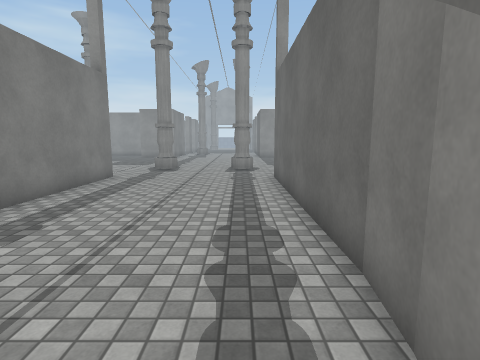
[1] (above)

24 first-person views from a walk through a scene from a Unity 3-D project. The camera is 1.5 m above the floor, tilts 8° down and sees 80° across. The floor is counted in squares, 1 m on a side. Each view is taken from the middle of a square. On the plan, view 1 faces up. The plan holds only what a view shows up to about 14 squares ahead; the rest is blank. The place goes on beyond the plan. The player is left out. Door leaves are left out, so doorways stand open. Surface patterns are stand-ins for the level's own textures.

[2]
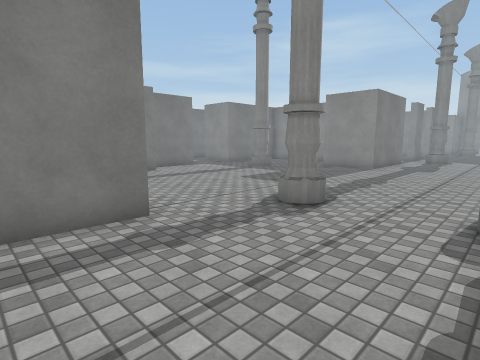

[3]
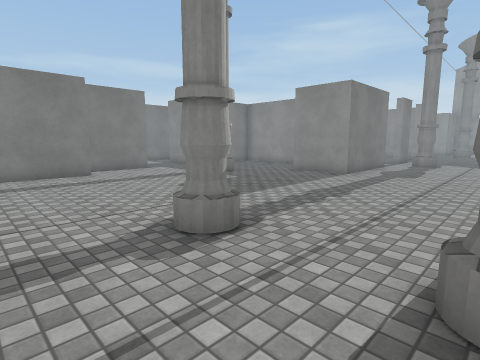

[4]
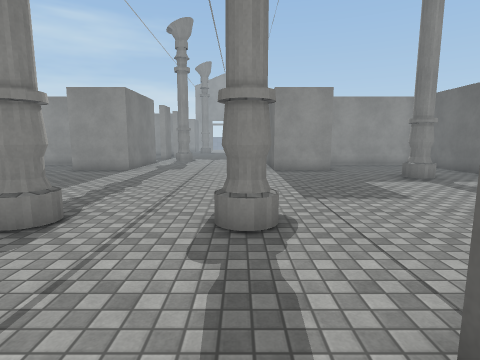

[5]
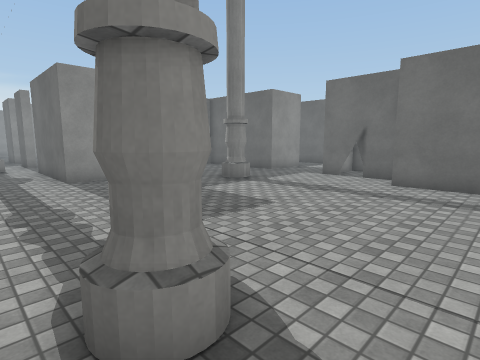

[6]
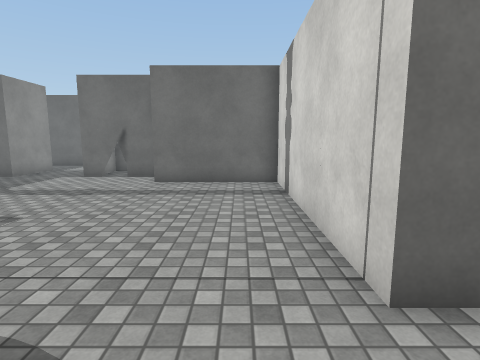

[7]
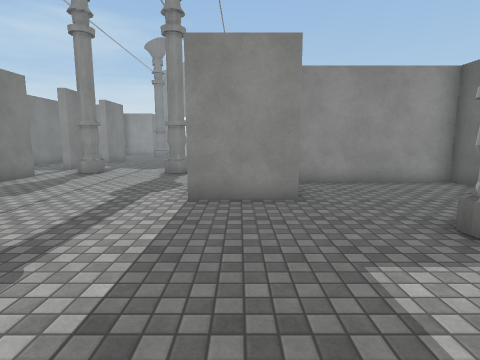

[8]
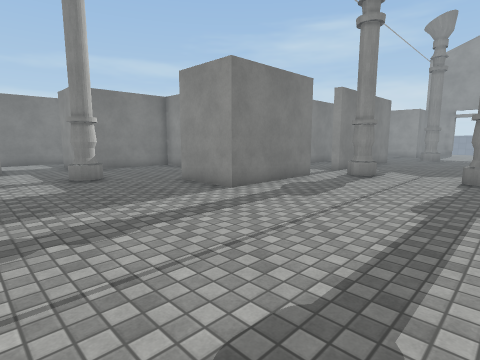

[9]
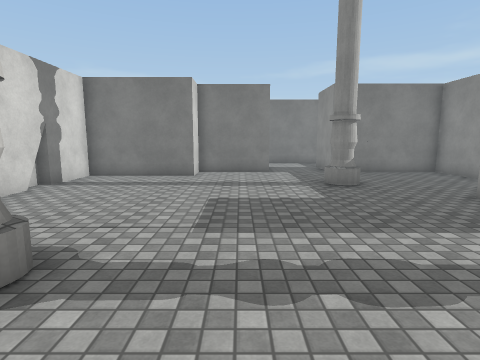

[10]
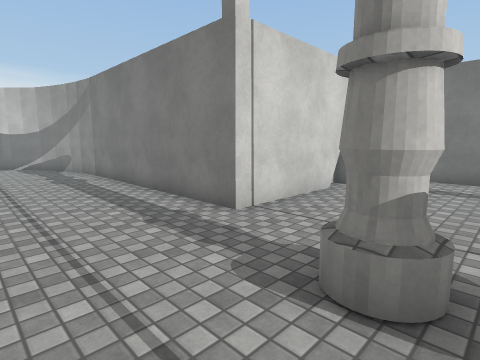

[11]
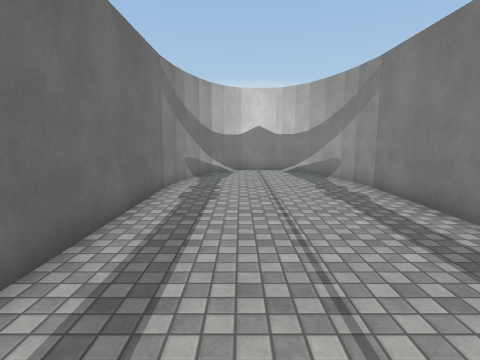

[12]
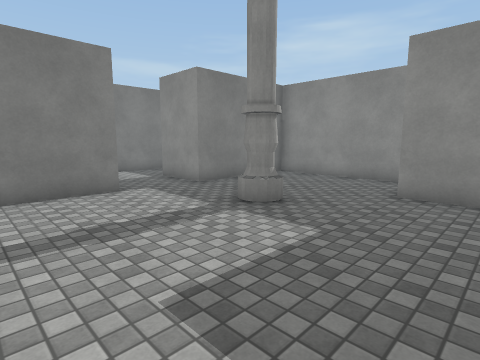

[13]
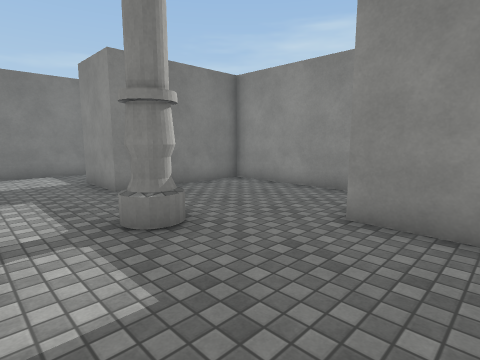

[14]
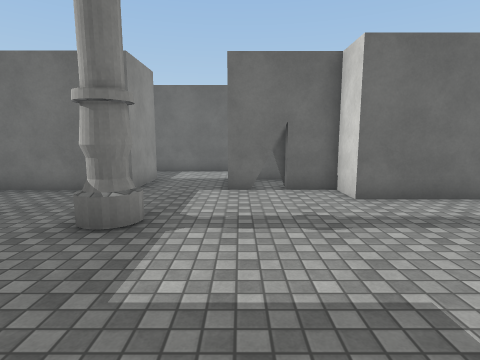

[15]
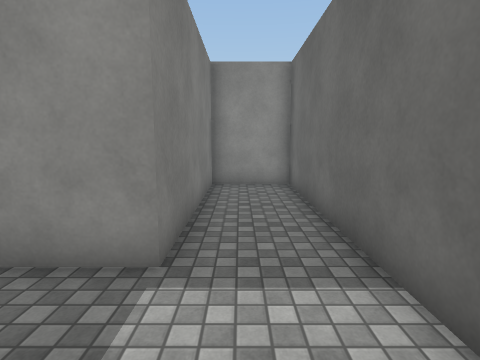

[16]
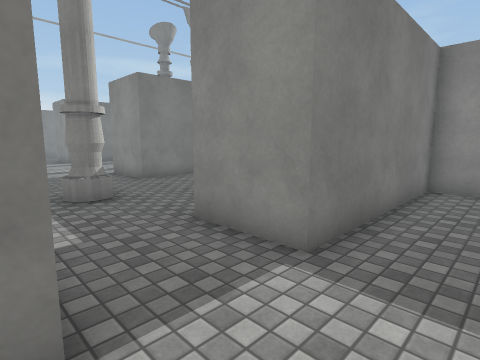

[17]
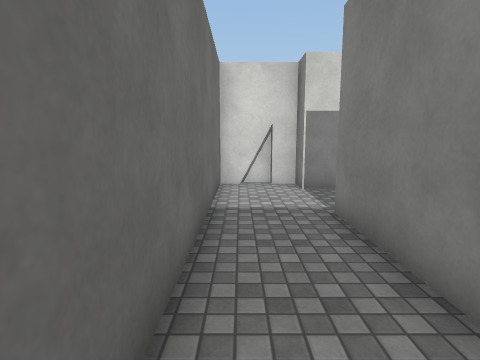

[18]
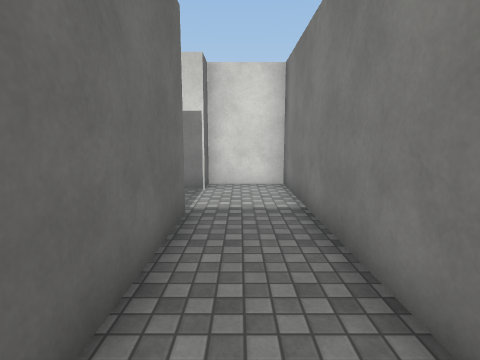

[19]
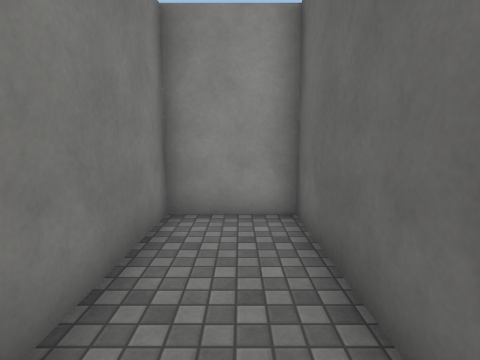

[20]
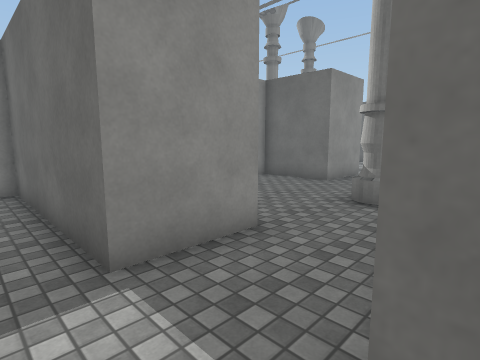

[21]
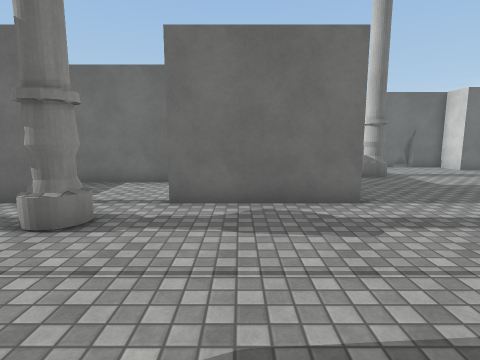

[22]
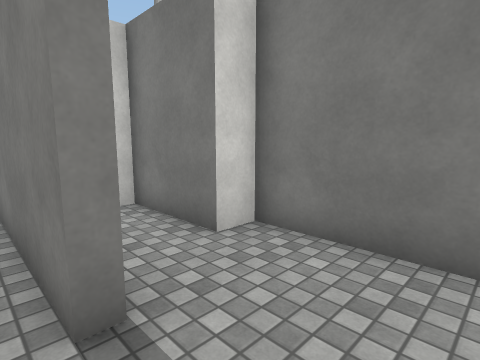

[23]
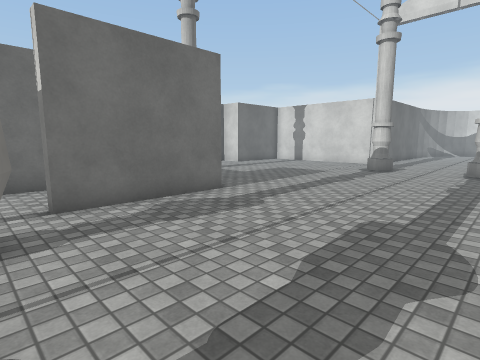

[24]
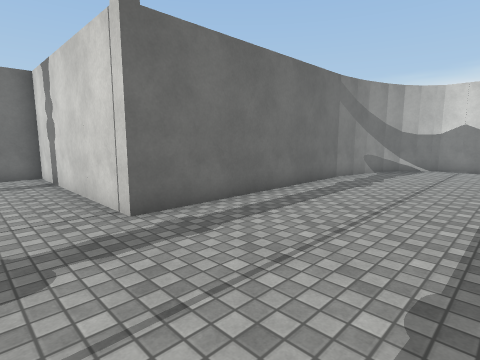

### Floor plan
Key: @ floor where view 1 was taken; # wall or solid block; x gap in a wall; . floor; = window, fence, low wall or low ledge.
Columns run from 20 left of view 1 to 16 right of it. Each row starts with its distance up from view 1.
 31            #.... ...x ...#
 30            #....#=..#....#
 29 ####       #.............#       ####
 28 #..#       #..#.......# .#       #..#
 27 #..#  #######.#.......# ######## #..#
 26 #..#  #.....#.#.......# #......# #..#
 25 #..#  #.....#.#.......# #......# #..#
 24 #..#  #.....###.......###......# #..#
 23 #..####........................###..#
 22 #...##...##....................###..#
 21 #........##................#........#
 20 #...................................#
 19 #..###.........................###..#
 18 #### #.........................# ####
 17      #.........................#
 16      ###.....................###
 15        #........#...#........#
 14        #.....................#
 13        #.....................#
 12        ########.......########
 11               ##......#
 10                #......#
  9                #......#
  8                #......#
  7                #......#
  6                #......#
  5                #......#
  4                #......#
  3                #.....##
  2                #.....#
  1                #.....#
  0                #....@#
 -1                ##...##
 -2                 #####

Positions as (right, up) in squares from view 1, and headings:
1: (0, 0), facing up
2: (0, 9), facing up-left
3: (0, 12), facing up-left
4: (0, 10), facing up
5: (-1, 13), facing up-right
6: (-1, 13), facing right
7: (3, 17), facing up
8: (1, 18), facing up-left
9: (-1, 18), facing left
10: (-1, 16), facing down-left
11: (-1, 12), facing down
12: (-6, 16), facing up-left
13: (-6, 19), facing up-left
14: (2, 19), facing right
15: (14, 19), facing up
16: (15, 19), facing up-left
17: (15, 28), facing down
18: (-18, 28), facing down
19: (-18, 23), facing up
20: (-18, 19), facing up-right
21: (-5, 27), facing right
22: (-5, 31), facing down-left
23: (-5, 30), facing down-right
24: (-4, 14), facing down-right
